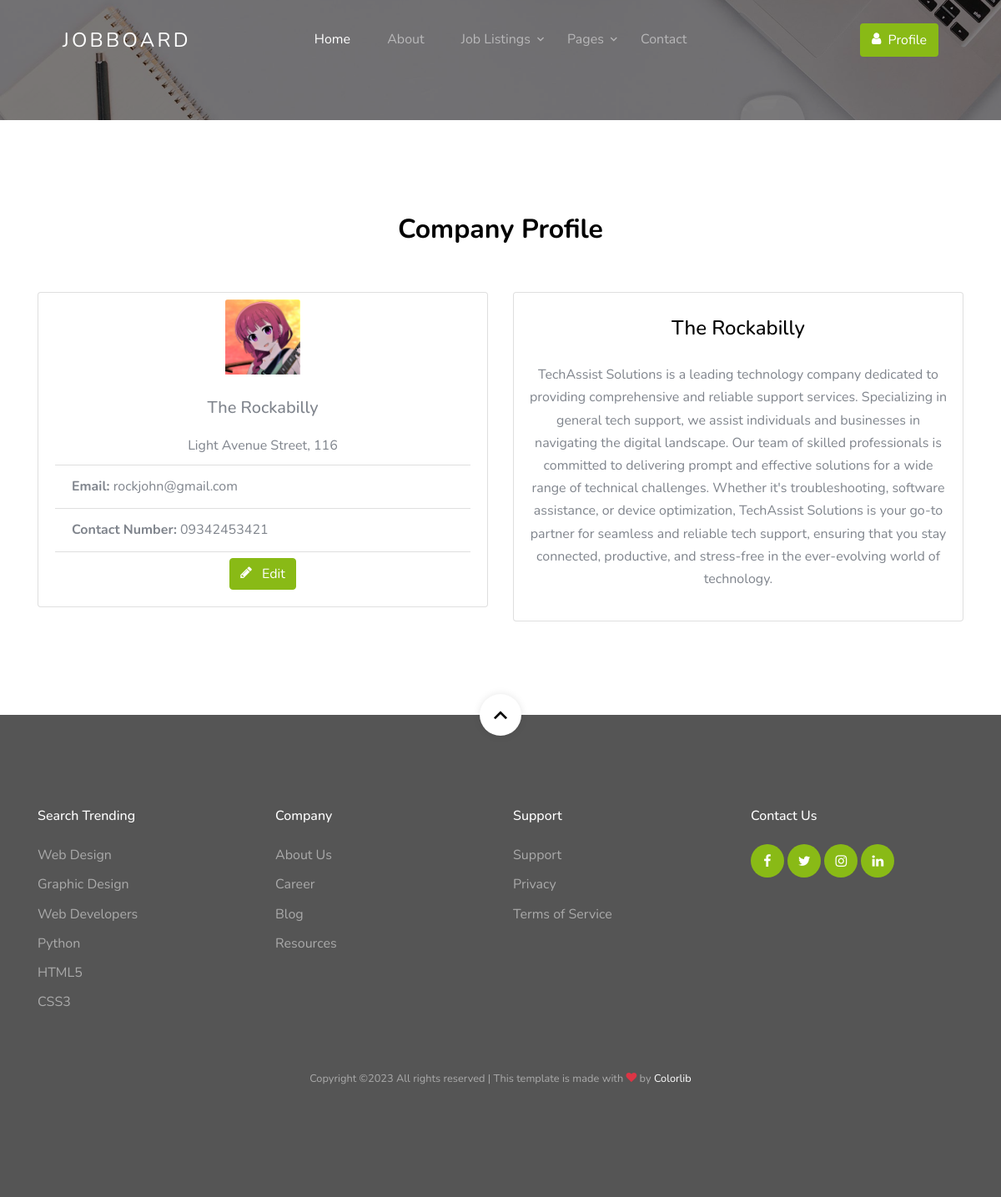
The page /company_profile/ (signed in) on the database as committed earlier.
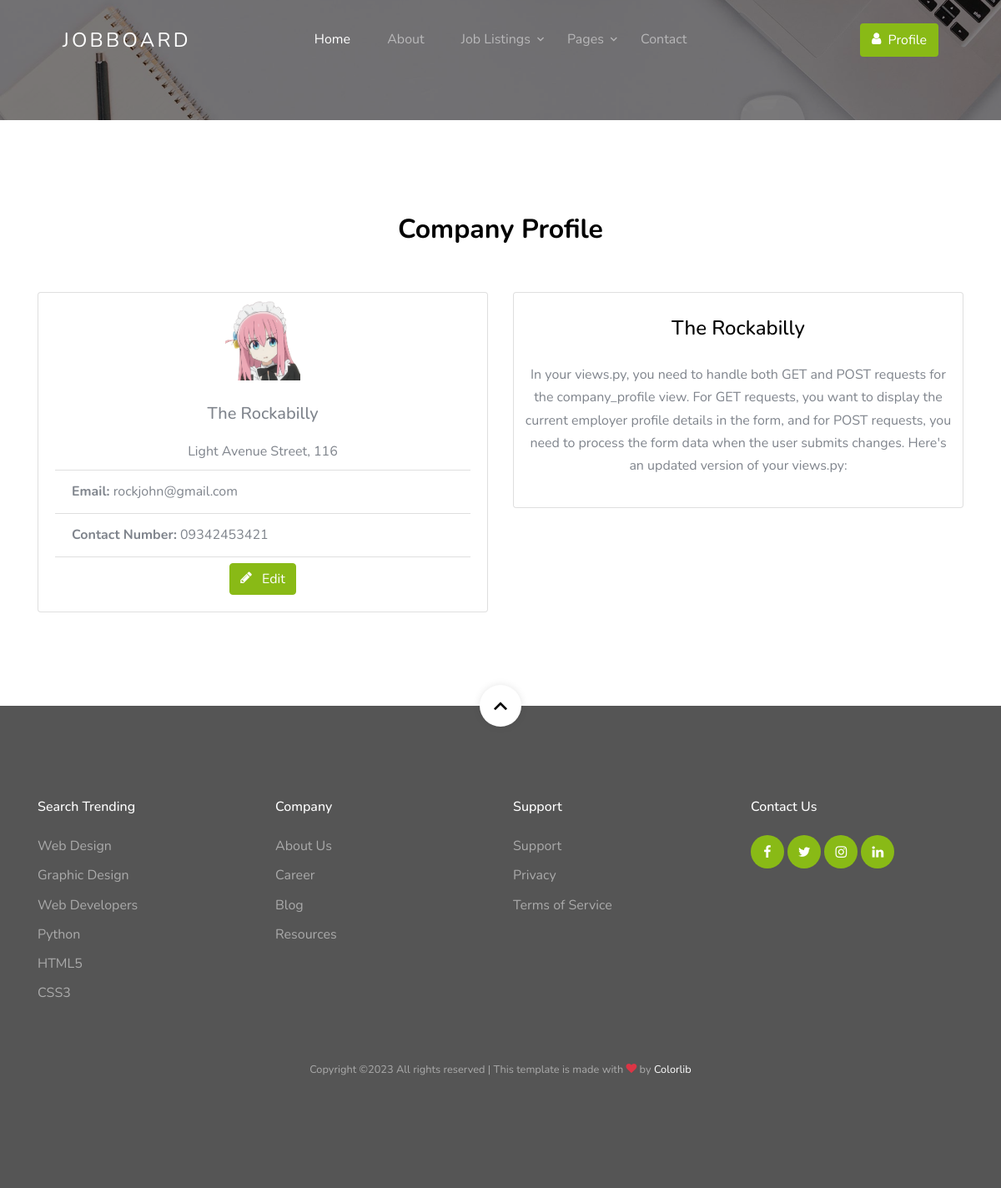
The same page on the database as committed later.
### website/models.py (models this page shows, shortened)
class Employer(models.Model):
    user_profile = models.OneToOneField(UserProfile, on_delete=models.CASCADE, related_name='employer')
    company_name = models.CharField(max_length=255)
    company_address = models.CharField(max_length=255)
    company_email = models.EmailField()
    contact_number = models.CharField(max_length=15)
    company_logo = models.ImageField(upload_to='company_logo/', null=True, blank=True)
    company_desc = models.CharField(max_length=655, null=True, blank=True)

### website/views.py (the view)
# urls.py: path('company_profile/', views.company_profile, name="company_profile"),
@login_required
def company_profile(request):
    try:
        employer = Employer.objects.get(user_profile__user=request.user)
    except Employer.DoesNotExist:
        employer = None
    if request.method == 'POST':
        form = EmployerEditForm(request.POST, request.FILES, instance=employer)
        if form.is_valid():
            form.save()
            return redirect('company_profile')
    else:
        form = EmployerEditForm(instance=employer)
    return render(request, 'company_profile.html', {'employer': employer, 'form': form})

### website/templates/company_profile.html (shortened to what this page needs)
{% extends "base/base.html" %}
{% load static %}
{% block template %}
    {% include "base/navbar.html" %}
    <section class="section-hero overlay inner-page bg-image" style="background-image: url('{%static 'website/images/hero_1.jpg'%}');" id="home-section">
    </section>
    <section class="site-section" id="company-profile-section">
        <div class="container">
            <div class="row justify-content-center mb-5">
                <div class="col-md-7 text-center">
                    <h2 class="section-title mb-2">Company Profile</h2>
                </div>
            </div>
        <div class="row">
            <div class="col-md-6">
                {% if employer %}
                    <div class="card">
                        <div class="row justify-content-center mt-2">
                        {% if employer.company_logo %}
                        <img src="{{ employer.company_logo.url }}" class="card-img-top img-fluid logo-8"alt="Company Logo">
                        {% else %}
                        <img src="{%static 'website/images/default_logo.png'%}" class="card-img-top img-fluid logo-8"alt="Company Logo">
                        {% endif %}
                        </div>
                        <div class="card-body">
                            <div class="row justify-content-center mt-2">
                                <h5 class="card-title">{{ employer.company_name }}</h5>
                            </div>
                            <div class="row justify-content-center mt-2">
                                <p class="card-text mb-2">{{ employer.company_address }}</p>
                            </div>
                            <ul class="list-group list-group-flush">
                                <li class="list-group-item">
                                    <strong>Email:</strong> {{ employer.company_email }}
                                </li>
                                <li class="list-group-item">
                                    <strong>Contact Number:</strong> {{ employer.contact_number }}
                                </li>
                            </ul>
                            {% if user == request.user %}
                            <div class="mt-2 align-items-center text-center">
                                <a href="#" data-toggle="modal" data-target="#editEmployerProfileModal" class="btn btn-primary text-center">
                                <i class="mr-2 icon-pencil"></i> Edit
                                </a>
                            </div>
                            {% endif %}
                        </div>
                    </div>
                {% else %}
                    <p>No company profile found.</p>
                {% endif %}
            </div>
            <div class="col-md-6">
                {% if employer %}
                    <div class="card">
                        <div class="card-body text-center">
                            <div class="row justify-content-center mt-2">
                                <h4 class="card-title">{{ employer.company_name }}</h5>
                            </div>
                            <div class="row justify-content-center mt-2">
                                <p class="card-text mb-2 p-2">{{ employer.company_desc }}</p>
                            </div>
                        </div>
                    </div>
                {% else %}
                    <p>No company profile found.</p>
                {% endif %}
            </div>
        </div>
        </div>
    </section>
{% include "base/footer.html" %}
{% endblock %}

### website/templates/base/base.html (shortened to what this page needs)
{% load static %}
<!doctype html>
<html lang="en">
  <head>
    <link rel="stylesheet" href="{%static 'website/css/custom-bs.css'%}">
    <link rel="stylesheet" href="{%static 'website/css/jquery.fancybox.min.css'%}">
    <link rel="stylesheet" href="{%static 'website/css/bootstrap-select.min.css'%}">
    <link rel="stylesheet" href="{%static 'website/fonts/icomoon/style.css'%}">
    <link rel="stylesheet" href="{%static 'website/fonts/line-icons/style.css'%}">
    <link rel="stylesheet" href="{%static 'website/css/owl.carousel.min.css'%}">
    <link rel="stylesheet" href="{%static 'website/css/animate.min.css'%}">
    <link rel="stylesheet" href="{%static 'website/css/quill.snow.css'%}">
    <link rel="stylesheet" href="{%static 'website/css/style.css'%}">
  </head>
  <body id="top">
    <div class="site-wrap">
      {% block template %}
      {% endblock %}
    </div>
  </body>
</html>

### website/templates/base/navbar.html (shortened to what this page needs)
    <header class="site-navbar mt-3">
        <div class="container-fluid">
          <div class="row align-items-center">
            <div class="site-logo col-6"><a href="{% url 'home' %}">JobBoard</a></div>
            <nav class="mx-auto site-navigation">
              <ul class="site-menu js-clone-nav d-none d-xl-block ml-0 pl-0">
                <li><a href="{% url 'home' %}" class="nav-link active">Home</a></li>
                <li><a href="{% url 'about' %}">About</a></li>
                <li class="has-children">
                  <a href="job-listings.html">Job Listings</a>
                </li>
                <li class="has-children">
                  <a href="services.html">Pages</a>
                </li>
                <li><a href="contact.html">Contact</a></li>
              </ul>
            </nav>
            <div class="right-cta-menu text-right d-flex aligin-items-center col-6">
              <div class="ml-auto">
                  {% if user.is_authenticated %}
                      <div class="btn-group">
                          <button type="button" class="btn btn-primary border-width-2 d-none d-lg-inline-block dropdown-toggle" data-toggle="dropdown">
                              <span class="mr-2 icon-user"></span>Profile
                          </button>
                      </div>
                  {% else %}
                      <a href="{% url 'login' %}" class="btn btn-primary border-width-2 d-none d-lg-inline-block"><span class="mr-2 icon-lock_outline"></span>Log In</a>
                  {% endif %}
              </div>
            </div>
          </div>
        </div>
      </header>

### website/templates/base/footer.html
<footer class="site-footer">
    <a href="#top" class="smoothscroll scroll-top">
      <span class="icon-keyboard_arrow_up"></span>
    </a>
    <div class="container">
      <div class="row mb-5">
        <div class="col-6 col-md-3 mb-4 mb-md-0">
          <h3>Search Trending</h3>
          <ul class="list-unstyled">
            <li><a href="#">Web Design</a></li>
            <li><a href="#">Graphic Design</a></li>
            <li><a href="#">Web Developers</a></li>
            <li><a href="#">Python</a></li>
            <li><a href="#">HTML5</a></li>
            <li><a href="#">CSS3</a></li>
          </ul>
        </div>
        <div class="col-6 col-md-3 mb-4 mb-md-0">
          <h3>Company</h3>
          <ul class="list-unstyled">
            <li><a href="#">About Us</a></li>
            <li><a href="#">Career</a></li>
            <li><a href="#">Blog</a></li>
            <li><a href="#">Resources</a></li>
          </ul>
        </div>
        <div class="col-6 col-md-3 mb-4 mb-md-0">
          <h3>Support</h3>
          <ul class="list-unstyled">
            <li><a href="#">Support</a></li>
            <li><a href="#">Privacy</a></li>
            <li><a href="#">Terms of Service</a></li>
          </ul>
        </div>
        <div class="col-6 col-md-3 mb-4 mb-md-0">
          <h3>Contact Us</h3>
          <div class="footer-social">
            <a href="#"><span class="icon-facebook"></span></a>
            <a href="#"><span class="icon-twitter"></span></a>
            <a href="#"><span class="icon-instagram"></span></a>
            <a href="#"><span class="icon-linkedin"></span></a>
          </div>
        </div>
      </div>
      <div class="row text-center">
        <div class="col-12">
          <p class="copyright"><small>
          Copyright &copy;<script>document.write(new Date().getFullYear());</script> All rights reserved | This template is made with <i class="icon-heart text-danger" aria-hidden="true"></i> by <a href="https://colorlib.com" target="_blank" >Colorlib</a>
          </small></p>
        </div>
      </div>
    </div>
  </footer>

Rows that differ between the two databases and show on the page:
changed Employer "The Rockabilly": company_logo: a different picture; company_desc "TechAssist Solutions is a leading technology company dedicated to providing comprehensive and reliable support services. Specializing in general tech support, we assist individuals and businesses in navigating the digital landscape. Our team of skilled professionals is committed to delivering prompt and effective solutions for a wide range of technical challenges. Whether it's troubleshooting, software assistance, or device optimization, TechAssist Solutions is your go-to partner for seamless and reliable tech support, ensuring that you stay connected, productive, and stress-free in the ever-evolving world of technology." → "In your views.py, you need to handle both GET and POST requests for the company_profile view. For GET requests, you want to display the current employer profile details in the form, and for POST requests, you need to process the form data when the user submits changes. Here's an updated version of your views.py:"
